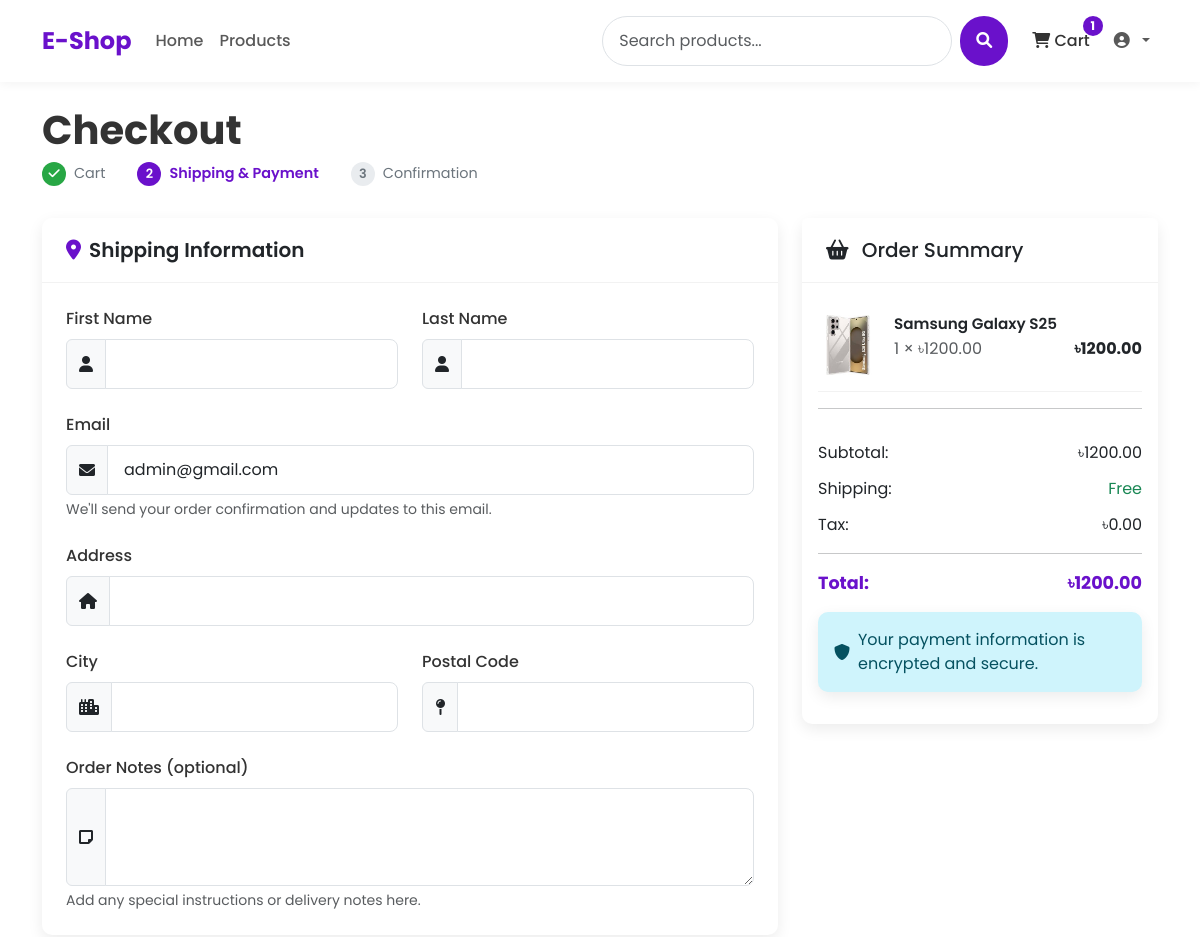
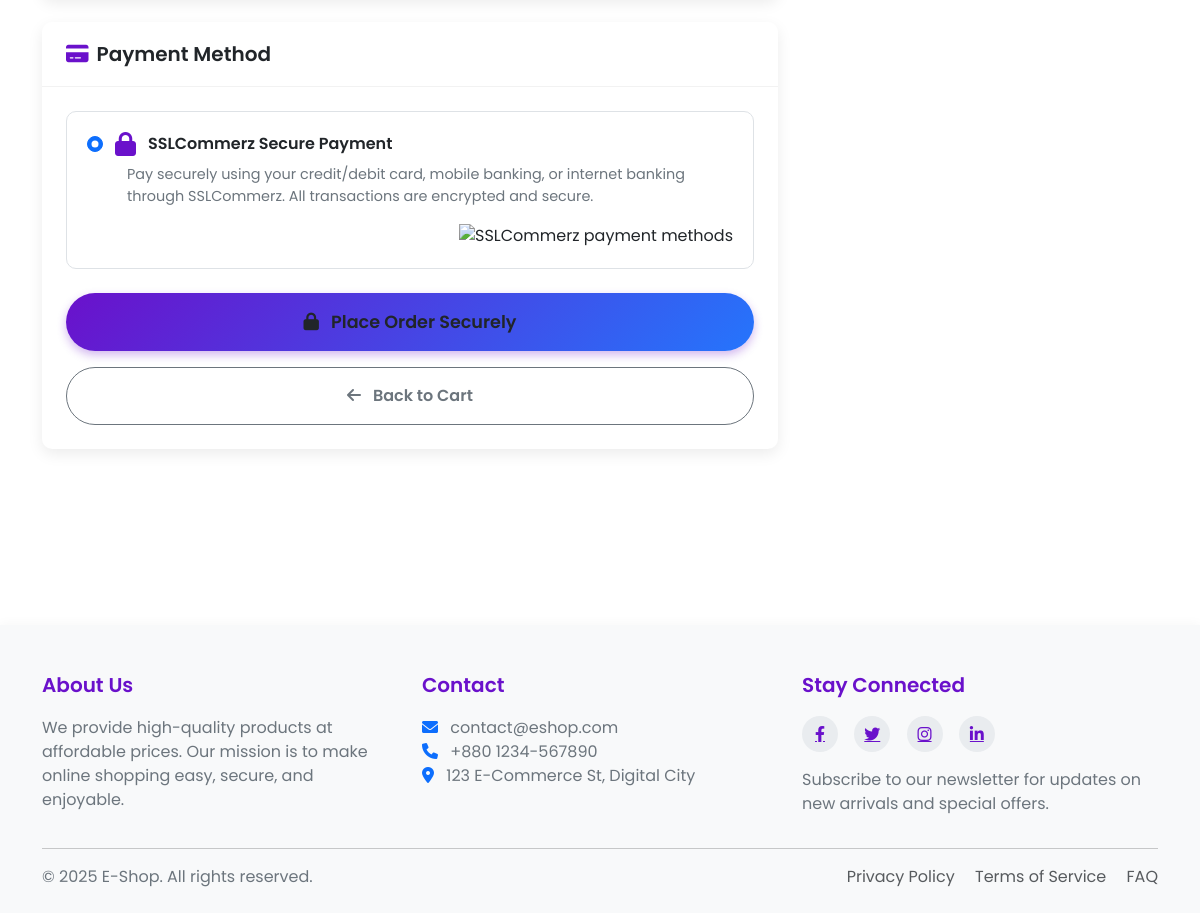
Page /checkout/ (signed in) on the committed database (2 pictures, top to bottom).
### shop/models.py (models this page shows, shortened)
class CustomUser(AbstractUser):
    is_verified = models.BooleanField(default=False)
    username = None
    email = models.EmailField(unique=True)
    profile_picture = models.ImageField(null=True, blank=True, upload_to="user_profile")
    objects = CustomUserManager()
    USERNAME_FIELD = "email"
    REQUIRED_FIELDS = []

class CartItem(models.Model):
    cart = models.ForeignKey(Cart, on_delete=models.CASCADE, related_name = "items")
    product = models.ForeignKey(Product, on_delete=models.CASCADE)
    quantity = models.PositiveIntegerField(default=1)
    def get_cost(self):
        return self.product.price*self.quantity

class Product(models.Model):
    name = models.CharField(max_length=200)
    slug = models.SlugField(max_length=200, unique=True)
    category = models.ForeignKey(Category, on_delete=models.CASCADE, related_name="products")
    description = models.TextField()
    price = models.DecimalField(max_digits=10, decimal_places=2) # 122.23
    stock = models.PositiveBigIntegerField(default=1)
    available = models.BooleanField(default=True)
    created = models.DateTimeField(auto_now_add=True)
    updated = models.DateTimeField(auto_now=True)
    image = models.ImageField(upload_to='products/%Y/%m/%d')

class Cart(models.Model):
    user = models.ForeignKey(settings.AUTH_USER_MODEL, on_delete=models.CASCADE)
    created_at = models.DateTimeField(auto_now_add=True)
    updated_at = models.DateTimeField(auto_now=True)
    def get_total_price(self):
        return sum(item.get_cost() for item in self.items.all())
    def get_total_items(self):
        return sum(item.quantity for item in self.items.all())

### shop/views.py (the view)
# urls.py: path('checkout/', views.checkout, name='checkout'),
@csrf_exempt
@login_required
def checkout(request):
    try:
        cart = Cart.objects.get(user=request.user)
        if not cart.items.exists():
            messages.warning(request, 'Your cart is empty!')
            return redirect('shop:cart_detail')
    except Cart.DoesNotExist:
        messages.warning(request, 'Your cart is empty!')
        return redirect('shop:cart_detail')
    if request.method == 'POST':
        form = CheckoutForm(request.POST)
        if form.is_valid():
            order = form.save(commit=False)
            order.user = request.user
            order.save()
            for item in cart.items.all():
                OrderItem.objects.create(
                    order = order,
                    product = item.product,
                    price = item.product.price,
                    quantity = item.quantity
                )
            cart.items.all().delete()
            request.session['order_id'] = order.id
            return redirect('shop:payment_process')
    else:
        initial_data = {}
        if request.user.first_name:
            initial_data['first_name'] = request.user.first_name
        if request.user.last_name:
            initial_data['last_name'] = request.user.last_name
        if request.user.email:
            initial_data['email'] = request.user.email
        form = CheckoutForm(initial=initial_data)
    return render(request, 'shop/checkout.html' , {
        'cart' : cart,
        'form' : form
    })

### templates/shop/checkout.html (shortened to what this page needs)
{% extends 'base.html' %}
{% block content %}
<div class="checkout-container">
    <div class="checkout-header">
        <h1 class="checkout-title">Checkout</h1>
        <div class="checkout-steps">
            <div class="step completed">
                <div class="step-number">
                    <i class="fas fa-check"></i>
                </div>
                <span>Cart</span>
            </div>
            <div class="step active">
                <div class="step-number">2</div>
                <span>Shipping & Payment</span>
            </div>
            <div class="step">
                <div class="step-number">3</div>
                <span>Confirmation</span>
            </div>
        </div>
    </div>
    <div class="row">
        <div class="col-lg-8">
            <div class="checkout-card card mb-4">
                <div class="card-header">
                    <h5 class="mb-0">
                        <i class="fas fa-map-marker-alt"></i> Shipping Information
                    </h5>
                </div>
                <div class="card-body">
                    <form method="post" action="{% url 'shop:checkout' %}" id="checkout-form">
                        <div class="row g-4">
                            <div class="col-md-6">
                                <label for="{{ form.first_name.id_for_label }}" class="form-label">First Name</label>
                                <div class="input-group">
                                    <span class="input-group-text"><i class="fas fa-user"></i></span>
                                    <input type="text" class="form-control {% if form.first_name.errors %}is-invalid{% endif %}"
                                           id="{{ form.first_name.id_for_label }}" name="{{ form.first_name.html_name }}"
                                           value="{{ form.first_name.value|default:'' }}" required>
                                </div>
                            </div>
                            <div class="col-md-6">
                                <label for="{{ form.last_name.id_for_label }}" class="form-label">Last Name</label>
                                <div class="input-group">
                                    <span class="input-group-text"><i class="fas fa-user"></i></span>
                                    <input type="text" class="form-control {% if form.last_name.errors %}is-invalid{% endif %}"
                                           id="{{ form.last_name.id_for_label }}" name="{{ form.last_name.html_name }}"
                                           value="{{ form.last_name.value|default:'' }}" required>
                                </div>
                            </div>
                            <div class="col-12">
                                <label for="{{ form.email.id_for_label }}" class="form-label">Email</label>
                                <div class="input-group">
                                    <span class="input-group-text"><i class="fas fa-envelope"></i></span>
                                    <input type="email" class="form-control {% if form.email.errors %}is-invalid{% endif %}"
                                           id="{{ form.email.id_for_label }}" name="{{ form.email.html_name }}"
                                           value="{{ form.email.value|default:'' }}" required>
                                </div>
                                <div class="form-text">
                                    We'll send your order confirmation and updates to this email.
                                </div>
                            </div>
                            <div class="col-12">
                                <label for="{{ form.address.id_for_label }}" class="form-label">Address</label>
                                <div class="input-group">
                                    <span class="input-group-text"><i class="fas fa-home"></i></span>
                                    <input type="text" class="form-control {% if form.address.errors %}is-invalid{% endif %}"
                                           id="{{ form.address.id_for_label }}" name="{{ form.address.html_name }}"
                                           value="{{ form.address.value|default:'' }}" required>
                                </div>
                            </div>
                            <div class="col-md-6">
                                <label for="{{ form.city.id_for_label }}" class="form-label">City</label>
                                <div class="input-group">
                                    <span class="input-group-text"><i class="fas fa-city"></i></span>
                                    <input type="text" class="form-control {% if form.city.errors %}is-invalid{% endif %}"
                                           id="{{ form.city.id_for_label }}" name="{{ form.city.html_name }}"
                                           value="{{ form.city.value|default:'' }}" required>
                                </div>
                            </div>
                            <div class="col-md-6">
                                <label for="{{ form.postal_code.id_for_label }}" class="form-label">Postal Code</label>
                                <div class="input-group">
                                    <span class="input-group-text"><i class="fas fa-map-pin"></i></span>
                                    <input type="text" class="form-control {% if form.postal_code.errors %}is-invalid{% endif %}"
                                           id="{{ form.postal_code.id_for_label }}" name="{{ form.postal_code.html_name }}"
                                           value="{{ form.postal_code.value|default:'' }}" required>
                                </div>
                            </div>
                            <div class="col-12">
                                <label for="{{ form.note.id_for_label }}" class="form-label">Order Notes (optional)</label>
                                <div class="input-group">
                                    <span class="input-group-text"><i class="fas fa-sticky-note"></i></span>
                                    <textarea class="form-control {% if form.note.errors %}is-invalid{% endif %}"
                                              id="{{ form.note.id_for_label }}" name="{{ form.note.html_name }}" rows="3">{{ form.note.value|default:'' }}</textarea>
                                </div>
                                <div class="form-text">
                                    Add any special instructions or delivery notes here.
                                </div>
                            </div>
                        </div>
                    </form>
                </div>
            </div>
            <div class="checkout-card card mb-4">
                <div class="card-header">
                    <h5 class="mb-0">
                        <i class="fas fa-credit-card"></i> Payment Method
                    </h5>
                </div>
                <div class="card-body">
                    <div class="payment-method">
                        <div class="form-check">
                            <input class="form-check-input payment-method-radio" type="radio" form="checkout-form"
                                   name="payment_method" id="payment_sslcommerz" value="sslcommerz" checked>
                            <label class="form-check-label payment-method-label" for="payment_sslcommerz">
                                <i class="fas fa-lock payment-method-icon"></i> SSLCommerz Secure Payment
                            </label>
                        </div>
                        <div class="payment-method-description">
                            Pay securely using your credit/debit card, mobile banking, or internet banking through SSLCommerz.
                            All transactions are encrypted and secure.
                        </div>
                        <div class="mt-3 text-end">
                            <img src="https://securepay.sslcommerz.com/public/image/SSLCommerz-Pay-With-logo-All-Size-01.png"
                                 alt="SSLCommerz payment methods" height="30">
                        </div>
                    </div>
                    <div class="d-grid gap-3 mt-4">
                        <button type="submit" form="checkout-form" class="btn checkout-btn">
                            <i class="fas fa-lock me-2"></i> Place Order Securely
                        </button>
                        <a href="{% url 'shop:cart_detail' %}" class="btn btn-outline-secondary back-btn">
                            <i class="fas fa-arrow-left me-2"></i> Back to Cart
                        </a>
                    </div>
                </div>
            </div>
        </div>
        <div class="col-lg-4">
            <div class="summary-card card">
                <div class="card-header">
                    <h5 class="mb-0">
                        <i class="fas fa-shopping-basket me-2"></i> Order Summary
                    </h5>
                </div>
                <div class="card-body">
                    {% for item in cart.items.all %}
                    <div class="summary-item d-flex">
                        <div class="flex-shrink-0">
                            {% if item.product.image %}
                            <img src="{{ item.product.image.url }}" alt="{{ item.product.name }}"
                                 class="summary-item-image">
                            {% else %}
                            <div class="bg-light text-center summary-item-image d-flex justify-content-center align-items-center">
                                <i class="fas fa-image fa-2x text-muted"></i>
                            </div>
                            {% endif %}
                        </div>
                        <div class="flex-grow-1 ms-3">
                            <h6 class="summary-item-title">{{ item.product.name }}</h6>
                            <div class="d-flex justify-content-between">
                                <span class="text-muted">{{ item.quantity }} × ৳{{ item.product.price }}</span>
                                <span class="fw-bold">৳{{ item.get_cost }}</span>
                            </div>
                        </div>
                    </div>
                    {% endfor %}
                    <hr>
                    <div class="py-3">
                        <div class="summary-row">
                            <span>Subtotal:</span>
                            <span>৳{{ cart.get_total_price }}</span>
                        </div>
                        <div class="summary-row">
                            <span>Shipping:</span>
                            <span class="text-success">Free</span>
                        </div>
                        <div class="summary-row">
                            <span>Tax:</span>
                            <span>৳0.00</span>
                        </div>
                        <hr>
                        <div class="summary-row total">
                            <span>Total:</span>
                            <span>৳{{ cart.get_total_price }}</span>
                        </div>
                    </div>
                    <div class="alert alert-info d-flex align-items-center" role="alert">
                        <i class="fas fa-shield-alt me-2"></i>
                        <div>
                            Your payment information is encrypted and secure.
                        </div>
                    </div>
                </div>
            </div>
        </div>
    </div>
</div>
{% endblock %}

### rows in the picture
CustomUser: email "admin@gmail.com"
CartItem: product.image (picture), product.name "Samsung Galaxy S25", quantity "1", product.price "1200.00", get_cost "1200.00"
Cart: get_total_price "1200.00"

### other values in the picture
{{ cart_items_count }} "1"
